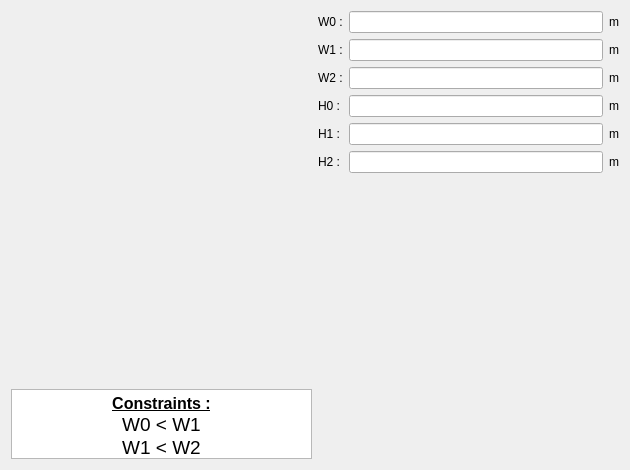
<?xml version="1.0" encoding="UTF-8"?>
<ui version="4.0">
 <class>PWSlot29</class>
 <widget class="QWidget" name="PWSlot29">
  <property name="geometry">
   <rect>
    <x>0</x>
    <y>0</y>
    <width>630</width>
    <height>470</height>
   </rect>
  </property>
  <property name="minimumSize">
   <size>
    <width>630</width>
    <height>470</height>
   </size>
  </property>
  <property name="maximumSize">
   <size>
    <width>16777215</width>
    <height>16777215</height>
   </size>
  </property>
  <property name="windowTitle">
   <string>Form</string>
  </property>
  <layout class="QHBoxLayout" name="horizontalLayout">
   <item>
    <layout class="QVBoxLayout" name="verticalLayout_2">
     <item>
      <widget class="QLabel" name="img_slot">
       <property name="sizePolicy">
        <sizepolicy hsizetype="Expanding" vsizetype="Expanding">
         <horstretch>0</horstretch>
         <verstretch>0</verstretch>
        </sizepolicy>
       </property>
       <property name="maximumSize">
        <size>
         <width>16777215</width>
         <height>16777215</height>
        </size>
       </property>
       <property name="text">
        <string/>
       </property>
       <property name="pixmap">
        <pixmap resource="../../../../Resources/pyleecan.qrc">:/images/images/MachineSetup/WSlot/Slot 29.PNG</pixmap>
       </property>
       <property name="scaledContents">
        <bool>true</bool>
       </property>
      </widget>
     </item>
     <item>
      <widget class="QTextEdit" name="txt_constraint">
       <property name="sizePolicy">
        <sizepolicy hsizetype="Expanding" vsizetype="Fixed">
         <horstretch>0</horstretch>
         <verstretch>0</verstretch>
        </sizepolicy>
       </property>
       <property name="maximumSize">
        <size>
         <width>16777215</width>
         <height>70</height>
        </size>
       </property>
       <property name="verticalScrollBarPolicy">
        <enum>Qt::ScrollBarAlwaysOff</enum>
       </property>
       <property name="html">
        <string>&lt;!DOCTYPE HTML PUBLIC &quot;-//W3C//DTD HTML 4.0//EN&quot; &quot;http://www.w3.org/TR/REC-html40/strict.dtd&quot;&gt;
&lt;html&gt;&lt;head&gt;&lt;meta name=&quot;qrichtext&quot; content=&quot;1&quot; /&gt;&lt;style type=&quot;text/css&quot;&gt;
p, li { white-space: pre-wrap; }
&lt;/style&gt;&lt;/head&gt;&lt;body style=&quot; font-family:'MS Shell Dlg 2'; font-size:7.8pt; font-weight:400; font-style:normal;&quot;&gt;
&lt;p align=&quot;center&quot; style=&quot; margin-top:0px; margin-bottom:0px; margin-left:0px; margin-right:0px; -qt-block-indent:0; text-indent:0px;&quot;&gt;&lt;span style=&quot; font-size:12pt; font-weight:600; text-decoration: underline;&quot;&gt;Constraints :&lt;/span&gt;&lt;/p&gt;
&lt;p align=&quot;center&quot; style=&quot; margin-top:0px; margin-bottom:0px; margin-left:0px; margin-right:0px; -qt-block-indent:0; text-indent:0px;&quot;&gt;&lt;span style=&quot; font-size:14pt;&quot;&gt;W0 &amp;lt; W1&lt;/span&gt;&lt;/p&gt;
&lt;p align=&quot;center&quot; style=&quot; margin-top:0px; margin-bottom:0px; margin-left:0px; margin-right:0px; -qt-block-indent:0; text-indent:0px;&quot;&gt;&lt;span style=&quot; font-size:14pt;&quot;&gt;W1 &amp;lt; W2&lt;/span&gt;&lt;/p&gt;&lt;/body&gt;&lt;/html&gt;</string>
       </property>
       <property name="textInteractionFlags">
        <set>Qt::TextSelectableByKeyboard|Qt::TextSelectableByMouse</set>
       </property>
      </widget>
     </item>
    </layout>
   </item>
   <item>
    <layout class="QVBoxLayout" name="verticalLayout">
     <item>
      <layout class="QGridLayout" name="gridLayout">
       <item row="0" column="0">
        <widget class="QLabel" name="in_W0">
         <property name="text">
          <string>W0 :</string>
         </property>
        </widget>
       </item>
       <item row="0" column="1">
        <widget class="FloatEdit" name="lf_W0"/>
       </item>
       <item row="0" column="2">
        <widget class="QLabel" name="unit_W0">
         <property name="text">
          <string>m</string>
         </property>
        </widget>
       </item>
       <item row="1" column="0">
        <widget class="QLabel" name="in_W1">
         <property name="text">
          <string>W1 :</string>
         </property>
        </widget>
       </item>
       <item row="1" column="1">
        <widget class="FloatEdit" name="lf_W1"/>
       </item>
       <item row="1" column="2">
        <widget class="QLabel" name="unit_W1">
         <property name="text">
          <string>m</string>
         </property>
        </widget>
       </item>
       <item row="2" column="0">
        <widget class="QLabel" name="in_W2">
         <property name="text">
          <string>W2 :</string>
         </property>
        </widget>
       </item>
       <item row="2" column="1">
        <widget class="FloatEdit" name="lf_W2"/>
       </item>
       <item row="2" column="2">
        <widget class="QLabel" name="unit_W2">
         <property name="text">
          <string>m</string>
         </property>
        </widget>
       </item>
       <item row="3" column="0">
        <widget class="QLabel" name="in_H0">
         <property name="text">
          <string>H0 :</string>
         </property>
        </widget>
       </item>
       <item row="3" column="1">
        <widget class="FloatEdit" name="lf_H0"/>
       </item>
       <item row="3" column="2">
        <widget class="QLabel" name="unit_H0">
         <property name="text">
          <string>m</string>
         </property>
        </widget>
       </item>
       <item row="4" column="0">
        <widget class="QLabel" name="in_H1">
         <property name="text">
          <string>H1 :</string>
         </property>
        </widget>
       </item>
       <item row="4" column="1">
        <widget class="FloatEdit" name="lf_H1"/>
       </item>
       <item row="4" column="2">
        <widget class="QLabel" name="unit_H1">
         <property name="text">
          <string>m</string>
         </property>
        </widget>
       </item>
       <item row="5" column="0">
        <widget class="QLabel" name="in_H2">
         <property name="text">
          <string>H2 :</string>
         </property>
        </widget>
       </item>
       <item row="5" column="1">
        <widget class="FloatEdit" name="lf_H2"/>
       </item>
       <item row="5" column="2">
        <widget class="QLabel" name="unit_H2">
         <property name="text">
          <string>m</string>
         </property>
        </widget>
       </item>
      </layout>
     </item>
     <item>
      <widget class="WWSlotOut" name="w_out" native="true"/>
     </item>
    </layout>
   </item>
  </layout>
 </widget>
 <customwidgets>
  <customwidget>
   <class>FloatEdit</class>
   <extends>QLineEdit</extends>
   <header>......GUI/Tools/FloatEdit.h</header>
  </customwidget>
  <customwidget>
   <class>WWSlotOut</class>
   <extends>QWidget</extends>
   <header>......GUI.Dialog.DMachineSetup.SWSlot.WWSlotOut.WWSlotOut.h</header>
   <container>1</container>
  </customwidget>
 </customwidgets>
 <tabstops>
  <tabstop>lf_W0</tabstop>
  <tabstop>lf_W1</tabstop>
  <tabstop>lf_W2</tabstop>
  <tabstop>lf_H0</tabstop>
  <tabstop>lf_H1</tabstop>
  <tabstop>lf_H2</tabstop>
  <tabstop>txt_constraint</tabstop>
 </tabstops>
 <resources>
  <include location="../../../../Resources/pyleecan.qrc"/>
 </resources>
 <connections/>
</ui>
